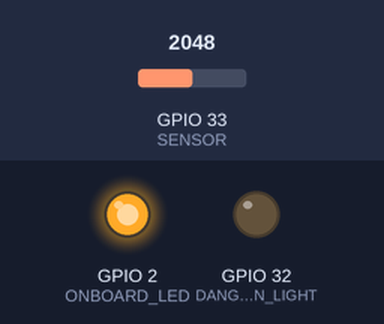
Bench run of a sketch on a simulated ESP32. Parts: output pins drawn as LEDs (lit = HIGH). Inputs (shaded band) come from the test bench; at power-on: GPIO 33 (SENSOR) = 2048. WiFi joins after 1.5 s; servers stay silent unless stated; uploads are accepted with an empty reply; what the sketch prints to the serial monitor is not drawn.

Above: at 2.7 s.
2.8 s: GPIO 33 (SENSOR) set to 2097
At 4.5 s:
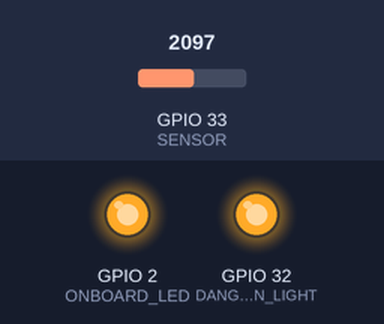
4.8 s: GPIO 33 (SENSOR) set to 2047
At 7.2 s:
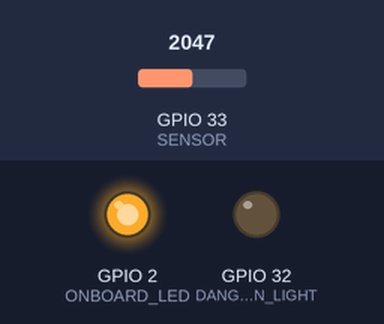
7.6 s: GPIO 33 (SENSOR) set to 2866
At 9.7 s:
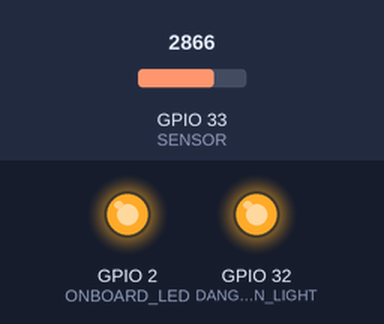
Timing chart, 0 to 11.2 s (numbered marks = the images above; inputs shaded):
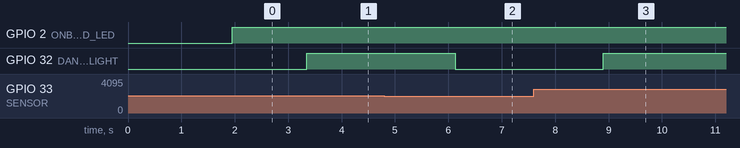

Measured:
- the behaviour switches between 2048 and 2049 on GPIO 33 (SENSOR) (found by bisection; images 0 and 1)
- after the input at 2.8 s, GPIO 32 (DANGEROUS_CONDITION_LIGHT): LOW → HIGH after 0.55 s
- after the input at 4.8 s, GPIO 32 (DANGEROUS_CONDITION_LIGHT): HIGH → LOW after 1.3 s
- after the input at 7.6 s, GPIO 32 (DANGEROUS_CONDITION_LIGHT): LOW → HIGH after 1.3 s

The sketch:

co_monitoring.ino
```cpp
// Wifi and internet libraries
#include <WiFi.h>
#include <HTTPClient.h>
#include <Ethernet.h>
#include <EthernetClient.h>

// Define pins
#define ONBOARD_LED  2
#define SENSOR 33
//#define NORMAL_CONDITION_LIGHT 32
#define DANGEROUS_CONDITION_LIGHT 32

//#define LED

// global variables
float sensorValue, sensor_volt, RS_air, R0 = 0.34, ratio, RS_gas;
HTTPClient http;


// ESP Serial
const char* DEVICE_SERIAL = "78e72d25-6b1e-445e-b565-18e5a320d7ef";
const char* DEVICE_ORG = "2a1f0c66-2c9f-4d1a-86b0-c4759efce4c1";

// Wifi information
bool isWifiConnected = false;

const char* WIFI_SSID = "Mostafa";
const char* WIFI_PASSWORD = "ntxa7145";


// Server information
const String BASE_URL = "http://188.121.110.10:8085/api/v1";
String url = BASE_URL + "/organizations/" + DEVICE_ORG + "/devices/" + DEVICE_SERIAL + "/metrics/co_density";

void setup() {
  // Setup serial
  Serial.begin(9600);
  Serial.println();

  // Setup pin modes
  pinMode(ONBOARD_LED,OUTPUT);
  pinMode(DANGEROUS_CONDITION_LIGHT,OUTPUT);
//  pinMode(NORMAL_CONDITION_LIGHT,OUTPUT);

//  pinMode(LED, OUTPUT);


  // Setup Wifi
  WiFi.begin(WIFI_SSID, WIFI_PASSWORD);
  Serial.print("Connecting");
  while(WiFi.status() != WL_CONNECTED) {
    delay(100);
    Serial.print(".");
  }
  Serial.println("");
  Serial.print("Connected to WiFi network with IP Address: ");
  Serial.println(WiFi.localIP());
  isWifiConnected = true;

}

void loop() {

  sensorValue = analogRead(SENSOR);

//-----------------------------------------------/
 sensor_volt = ((float)sensorValue / 4096) * 5.0;
 RS_gas = (5.0 - sensor_volt) / sensor_volt; // Depend on RL on yor module
 ratio = RS_gas / R0; // ratio = RS/R0
//------------------------------------------------------------/
 Serial.print("sensor_volt = ");
 Serial.println(sensor_volt);
 Serial.print("RS_ratio = ");
 Serial.println(RS_gas);
 Serial.print("Rs/R0 = ");
 Serial.println(ratio);
 Serial.print("\n\n");


  // HTTP Request
  http.begin(url);
  http.addHeader("Content-Type", "application/json");
//  String httpRequestData = "{\"density\":" + String((float)random(0, 1000)/10.00) + "}";
  String httpRequestData = "{\"density\":" + String(RS_gas) + "}";
  Serial.println("HTTP URL is " + url);
  Serial.println("HTTP Body is " + httpRequestData);
  int httpResponseCode = http.PUT(httpRequestData);
  Serial.print("The response code is: ");
  Serial.println(httpResponseCode);
  http.end();

  if(RS_gas<1)
  {
    digitalWrite(DANGEROUS_CONDITION_LIGHT, HIGH);
//    digitalWrite(NORMAL_CONDITION_LIGHT, HIGH);
  }
  else
  {
    digitalWrite(DANGEROUS_CONDITION_LIGHT, LOW);
//    digitalWrite(NORMAL_CONDITION_LIGHT, HIGH);
  }

  updateState();
  delay(1000);

}


void updateState() {
  digitalWrite(ONBOARD_LED, int(isWifiConnected));
}
```
